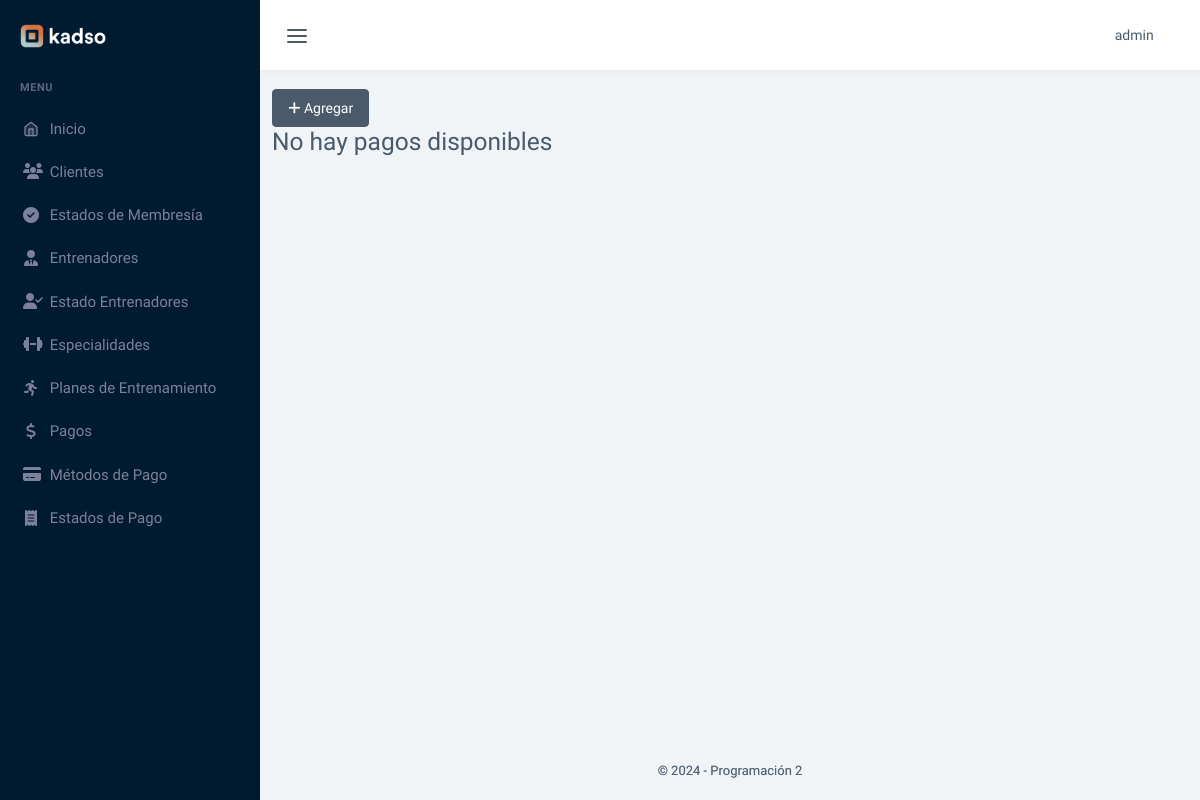
/pagos (signed in), run on an earlier commit of the app's database.
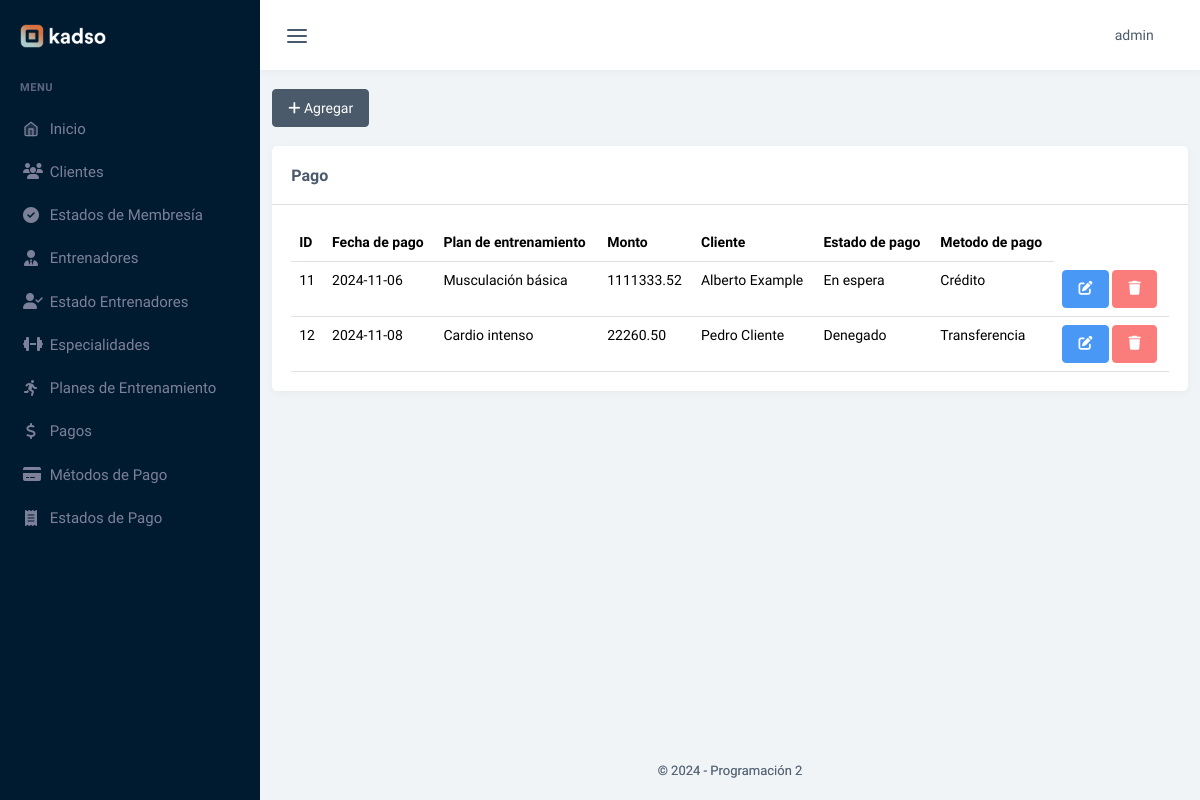
And on a later commit of the database.
### tables this page shows
CREATE TABLE `pagos` (
  `id_pago` int(11) NOT NULL,
  `id_plan` int(11) DEFAULT NULL,
  `fecha_pago` date NOT NULL DEFAULT current_timestamp(),
  `monto_pago` decimal(10,2) NOT NULL,
  `id_cliente` int(11) DEFAULT NULL,
  `id_estado` int(11) DEFAULT NULL,
  `id_metodopago` int(11) DEFAULT NULL
);

CREATE TABLE `plan` (
  `id_plan` int(11) NOT NULL,
  `descrip_plan` text NOT NULL,
  `cod_plan` int(11) NOT NULL,
  `duracion_plan` tinyint(4) NOT NULL,
  `sesiones_semanales_plan` int(11) NOT NULL,
  `nombre_plan` varchar(50) NOT NULL,
  `id_entrenador` int(11) DEFAULT NULL
);

CREATE TABLE `clientes` (
  `id_cliente` int(11) NOT NULL,
  `nombre_cliente` varchar(50) NOT NULL,
  `apellido_cliente` varchar(50) NOT NULL,
  `dni_cliente` int(9) NOT NULL,
  `fechaNac_cliente` date NOT NULL,
  `direccion_cliente` varchar(50) NOT NULL,
  `telefono_cliente` int(11) NOT NULL,
  `email_cliente` varchar(50) NOT NULL,
  `fechaIns_cliente` date NOT NULL,
  `id_plan` int(11) DEFAULT NULL,
  `id_estado_memb` int(11) DEFAULT NULL
);

CREATE TABLE `estados_pago` (
  `id_estado_pago` int(11) NOT NULL,
  `estado_pago` varchar(20) NOT NULL
);

CREATE TABLE `metodopago` (
  `id_metodoPago` int(11) NOT NULL,
  `nombre_metodoPago` varchar(50) NOT NULL,
  `descrip_metodoPago` text NOT NULL
);

### controladores/plantilla.controlador.php (called while the page is built)
<?php
class PlantillaControlador{
    public function verPlantilla(){
        include 'vistas/plantilla.php';
    }
    static public function url(){
        return "http://localhost/proyecto_final_pablo/";
    }
}

### index.php (called while the page is built, shortened)
<?php
require 'controladores/plantilla.controlador.php';
require 'controladores/usuarios.controlador.php';
require 'modelos/estEntrenadores.modelo.php';
require 'controladores/pagos.controlador.php';
require 'modelos/pagos.modelo.php';
$plantilla = new PlantillaControlador();
$plantilla -> verPlantilla();

### controladores/pagos.controlador.php (called while the page is built, shortened)
<?php
class ControladorPagos
{
    static public function ctrMostrarPagos($item, $valor)
    {
        $tabla = "pagos";
        $respuesta = ModeloPagos::mdlMostrarPagos($tabla, $item, $valor);
        return $respuesta;
    }
}

### modelos/conexion.php (called while the page is built, shortened)
<?php
class Conexion
{
    static public function conectar()
    {
        try {
            $link = new PDO(
                "mysql:host=" . self::HOST . ";dbname=" . self::DBNAME,
                self::USER,
                self::PASSWORD
            );
            $link->exec("set names utf8");
            return $link;
        } catch (PDOException $e) {
            die("Error en la conexión a la base de datos: " . $e->getMessage());
        }
    }
}

### modelos/pagos.modelo.php (called while the page is built, shortened)
<?php
require_once 'conexion.php';
class ModeloPagos
{
    static public function mdlMostrarPagos($tabla, $item, $valor)
    {
        if ($item != null) {
            try {
                $stmt = Conexion::conectar()->prepare("SELECT * FROM $tabla WHERE $item = :$item");
                $stmt->bindParam(":" . $item, $valor, PDO::PARAM_INT);
                $stmt->execute();
                return $stmt->fetch(PDO::FETCH_ASSOC);
            } catch (Exception $e) {
                return "Error: " . $e->getMessage();
            }
        } else {
            try {
                $stmt = Conexion::conectar()->prepare("SELECT p.id_pago, l.nombre_plan, p.fecha_pago, p.monto_pago, c.nombre_cliente, c.apellido_cliente, e.estado_pago,
                                                            m.nombre_metodoPago FROM pagos as p
                                                            INNER JOIN clientes as c ON p.id_cliente = c.id_cliente
                                                            INNER JOIN estados_pago as e ON p.id_estado = e.id_estado_pago
                                                            INNER JOIN metodopago as m ON p.id_metodopago = m.id_metodopago
                                                            INNER JOIN plan as l ON l.id_plan = p.id_plan");
                $stmt->execute();
                return $stmt->fetchAll(PDO::FETCH_ASSOC);
            } catch (Exception $e) {
                return "Error: " . $e->getMessage();
            }
        }
    }
}

### vistas/modulos/pagos.php (the view, shortened to what this page needs)
<?php
$pagos = ControladorPagos::ctrMostrarPagos(null, null);
?>
<div class="col-xl-12 mt-3">
    <a class="btn btn-dark" href="agregar_pago"><i class="fas fa-plus"></i> Agregar</a>
    <?php
    if (count($pagos) > 0) {
    ?>
        <div class="card mt-3">
            <div class="card-header">
                <h1 class="card-title mb-0">Pago</h1>
            </div>
            <div class="card-body">
                <div class="table-responsive">
                    <table class="table table-hover mb-0">
                        <thead>
                            <tr>
                                <th scope="col">ID</th>
                                <th scope="col">Fecha de pago</th>
                                <th scope="col">Plan de entrenamiento</th>
                                <th scope="col">Monto</th>
                                <th scope="col">Cliente</th>
                                <th scope="col">Estado de pago</th>
                                <th scope="col">Metodo de pago</th>
                            </tr>
                        </thead>
                        <tbody>
                            <?php foreach ($pagos as $key => $value) { ?>
                                <tr>
                                    <td><?php echo $value["id_pago"]; ?></td>
                                    <td><?php echo $value["fecha_pago"]; ?></td>
                                    <td><?php echo $value["nombre_plan"]; ?></td>
                                    <td><?php echo $value["monto_pago"]; ?></td>
                                    <td><?php echo $value["nombre_cliente"]; ?> <?php echo $value["apellido_cliente"];?></td>
                                    <td><?php echo $value["estado_pago"]; ?></td>
                                    <td><?php echo $value["nombre_metodoPago"]; ?></td>
                                    <td>
                                        <a href="editar_pago/<?php echo $value["id_pago"]; ?>" class="btn btn-primary"><i class="fas fa-edit"></i></a>
                                        <button type="button" class="btn btn-danger btnEliminarPago" id_pago_eliminar="<?php echo $value["id_pago"]; ?>"><i class="fas fa-trash"></i></button>
                                    </td>
                                </tr>
                            <?php } ?>
                        </tbody>
                    </table>
                </div>
            </div>
        </div>
    <?php
    } else {
    ?>
        <h3>No hay pagos disponibles</h3>
    <?php
    }
    ?>
</div>

### vistas/plantilla.php (shortened to what this page needs)
<?php
$url = PlantillaControlador::url()
?>
<!DOCTYPE html>
<html lang="es">
    <head>
        <link href="<?php echo $url; ?>vistas/assets/css/app.min.css" rel="stylesheet" type="text/css" id="app-style" />
        <link  href="<?php echo $url; ?>vistas/assets/css/icons.min.css"  rel="stylesheet" type="text/css" />
        <link rel="stylesheet" href="https://cdnjs.cloudflare.com/ajax/libs/font-awesome/6.6.0/css/all.min.css" />
    </head>
<?php if(isset($_SESSION["iniciarSesion"] )) { ?>
    <body data-menu-color="dark" data-sidebar="default">
        <div id="app-layout">
            <?php include 'modulos/header.php'; ?>
            <?php include 'modulos/menu.php'; ?>
            <div class="content-page">
                <div class="content">
                    <?php
                    $paginasPermitidas = ["inicio", "usuario",
                                         "agregar_cliente", "editar_cliente", "clientes",
                                          "estados_memb", "editar_estado_memb", "agregar_estado_memb",
                                          "estados_pago", "editar_estado_pago", "agregar_estado_pago",
                                          "planes_entrenamiento", "editar_plan", "agregar_plan",
                                          "entrenadores", "agregarEntrenador", "editarEntrenador",
                                          "especialidades", "agregarEspecialidad",  "editarEspecialidad",
                                          "estEntrenadores", "agregarEstEntrenador", "editarEstEntrenador",
                                          "pagos", "agregar_pago", "editar_pago",
                                          "metodosPago", "agregarMetPago", "editarMetPago",
                                           "salir"];
                    if (!isset($_GET["pagina"]) || $_GET["pagina"] == "") {
                        $_GET["pagina"] = "inicio";
                    }
                     else if (isset($_GET["pagina"]) && in_array(explode("/", $_GET["pagina"])[0], $paginasPermitidas)) {
                        include "vistas/modulos/" . explode("/", $_GET["pagina"])[0] . ".php";
                    } else {
                        include "vistas/modulos/404.php";
                    }
                    ?>
                </div>
                <?php include 'modulos/footer.php'; ?>
            </div>
                <?php include 'modulos/footer.php'; ?>
            </div>
    </body>
    <?php } else {
        include "vistas/modulos/login.php";
   } ?>
</html>

### vistas/modulos/header.php (shortened to what this page needs)
<div class="topbar-custom">
<div class="container-fluid">
    <div class="d-flex justify-content-between">
        <ul class="list-unstyled topnav-menu mb-0 d-flex align-items-center">
            <li>
                <button class="button-toggle-menu nav-link">
                    <i data-feather="menu" class="noti-icon"></i>
                </button>
            </li>
        </ul>
        <ul class="list-unstyled topnav-menu mb-0 d-flex align-items-center">
            <li class="dropdown notification-list topbar-dropdown">
                <a class="nav-link dropdown-toggle nav-user me-0" data-bs-toggle="dropdown" href="#" role="button" aria-haspopup="false" aria-expanded="false">
                    <span class="pro-user-name ms-1">
                        <?php echo $_SESSION["nombre"]; ?> <i class="mdi mdi-chevron-down"></i>
                    </span>
                </a>
            </li>
        </ul>
    </div>
</div>
</div>

### vistas/modulos/menu.php (shortened to what this page needs)
<div class="app-sidebar-menu">
    <div class="h-100" data-simplebar>
        <div id="sidebar-menu">
            <div class="logo-box">
                <a href="inicio" class="logo logo-light">
                    <span class="logo-lg">
                        <img src="vistas/assets/images/logo-light.png" alt="" height="24">
                    </span>
                </a>
            </div>
            <ul id="side-menu">
                <li class="menu-title">Menu</li>
                <li>
                    <a href="<?php echo $url; ?>inicio">
                        <i data-feather="home"></i>
                        <span> Inicio </span>
                    </a>
                    <a href="<?php echo $url; ?>clientes">
                        <i class="fas fa-users"></i>
                        <span> Clientes </span>
                    </a>
                    <a href="<?php echo $url; ?>estados_memb">
                        <i class="fas fa-check-circle"></i>
                        <span> Estados de Membresía </span>
                    </a>
                    <a href="<?php echo $url; ?>entrenadores">
                        <i class="fas fa-user-tie"></i>
                        <span> Entrenadores </span>
                    </a>
                    <a href="<?php echo $url; ?>estEntrenadores">
                        <i class="fas fa-user-check"></i>
                        <span> Estado Entrenadores </span>
                    </a>
                    <a href="<?php echo $url; ?>especialidades">
                        <i class="fas fa-dumbbell"></i>
                        <span> Especialidades </span>
                    </a>
                    <a href="<?php echo $url; ?>planes_entrenamiento">
                        <i class="fas fa-running"></i>
                        <span> Planes de Entrenamiento </span>
                    </a>
                    <a href="<?php echo $url; ?>pagos">
                        <i class="fas fa-dollar-sign"></i>
                        <span> Pagos </span>
                    </a>
                    <a href="<?php echo $url; ?>metodosPago">
                        <i class="fas fa-credit-card"></i>
                        <span> Métodos de Pago </span>
                    </a>
                    <a href="<?php echo $url; ?>estados_pago">
                        <i class="fas fa-receipt"></i>
                        <span> Estados de Pago </span>
                    </a>
                </li>
            </ul>
        </div>
    </div>
</div>

### vistas/modulos/footer.php
<footer class="footer">
    <div class="container-fluid">
        <div class="row">
            <div class="col fs-13 text-muted text-center">
                &copy; <script>document.write(new Date().getFullYear())</script> - Programación 2
            </div>
        </div>
    </div>
</footer>

What changed in the data, as far as the page shows it:
added pagos: id_pago "11", fecha_pago "2024-11-06", id_plan.nombre_plan "Musculación básica", monto_pago "1111333.52", id_cliente.nombre_cliente "Alberto", id_cliente.apellido_cliente "Example", id_estado.estado_pago "En espera", id_metodopago.nombre_metodoPago "Crédito"
added pagos: id_pago "12", fecha_pago "2024-11-08", id_plan.nombre_plan "Cardio intenso", monto_pago "22260.50", id_cliente.nombre_cliente "Pedro", id_cliente.apellido_cliente "Cliente", id_estado.estado_pago "Denegado", id_metodopago.nombre_metodoPago "Transferencia"
Also different on the page:
text no longer shown: "No hay pagos disponibles"
text now shown: "Pago ID Fecha de pago Plan de entrenamiento Monto Cliente Estado de pago Metodo de pago"
